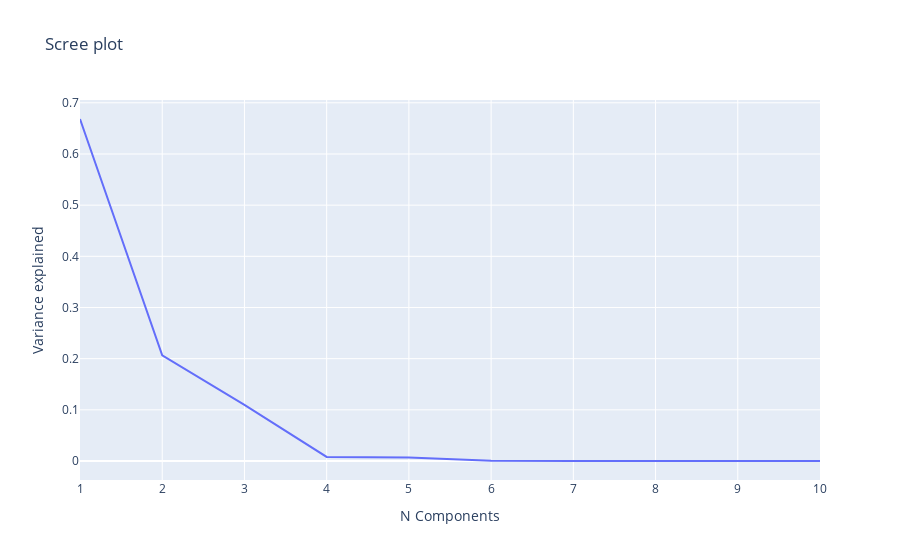

The notebook cell this image was saved under:
### Code cell
pca = PCA(n_components=10)


x_white_pca = pca.fit_transform(x_white)
(
    X_white_pca_train,
    X_white_pca_test,
    y_white_pca_train,
    y_white_pca_test,
) = train_test_split(x_white_pca, y_white, test_size=0.3, random_state=42)

PC_values = np.arange(pca.n_components_) + 1
px.line(
    x=PC_values,
    y=pca.explained_variance_ratio_,
    title="Scree plot",
    labels={"x": "N Components", "y": "Variance explained"},
)

### Figure 1 — Plotly figure (JSON) as saved in the notebook; plotly's stock layout.template omitted (floating-point values rounded to 4 significant figures)
{"data": [{"hovertemplate": "N Components=%{x}<br>Variance explained=%{y}<extra></extra>", "legendgroup": "", "line": {"color": "#636efa", "dash": "solid"}, "marker": {"symbol": "circle"}, "mode": "lines", "name": "", "orientation": "v", "showlegend": false, "type": "scatter", "x": [1, 2, 3, 4, 5, 6, 7, 8, 9, 10], "xaxis": "x", "y": [0.6683, 0.2066, 0.1096, 0.00793, 0.006796, 0.0005433, 9.902e-05, 7.397e-05, 5.191e-05, 5.829e-06], "yaxis": "y"}], "layout": {"legend": {"tracegroupgap": 0}, "title": {"text": "Scree plot"}, "xaxis": {"anchor": "y", "domain": [0, 1], "title": {"text": "N Components"}}, "yaxis": {"anchor": "x", "domain": [0, 1], "title": {"text": "Variance explained"}}}}
